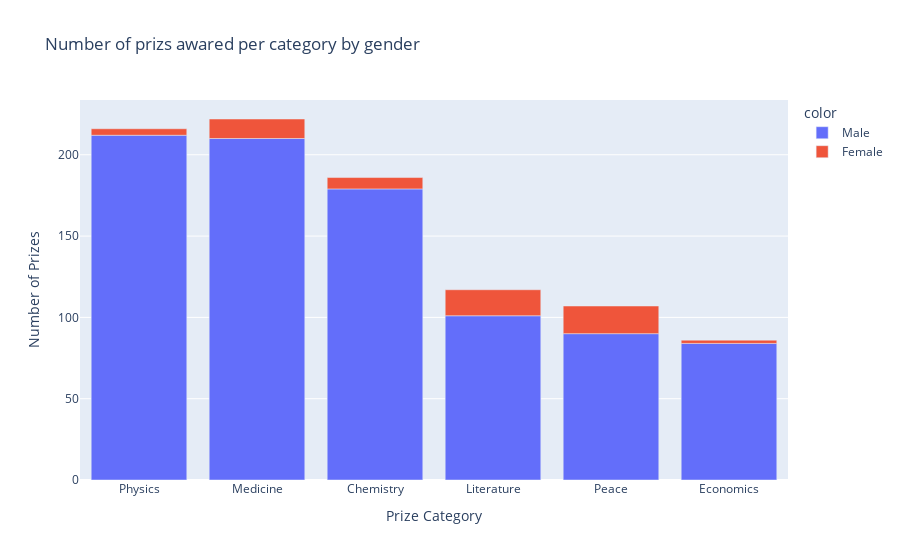

The notebook cell this image was saved under:
### Markdown cell above
# Male and Female Winners by Category

**Challenge**: Create a [plotly bar chart](https://plotly.com/python/bar-charts/) that shows the split between men and women by category. 
* Hover over the bar chart. How many prizes went to women in Literature compared to Physics?

<img src=https://i.imgur.com/od8TfOp.png width=650>

### Code cell
men_and_women = df_data.groupby(['category', 'sex'],
                                as_index=False).agg({'prize': pd.Series.count})
men_and_women.sort_values('prize', ascending=False, inplace=True)
men_and_women.head(10)

v_bar_sex = px.bar (
    x = men_and_women.category,
    y = men_and_women.prize,
    color = men_and_women.sex,
    title="Number of prizs awared per category by gender",
)

v_bar_sex.update_layout (xaxis_title = 'Prize Category',
                         yaxis_title = 'Number of Prizes',
                         bargap = 0.1,
                         bargroupgap = 0.1
                         )

v_bar_sex.show()

### Figure 1 — Plotly figure (JSON) as saved in the notebook; plotly's stock layout.template omitted (floating-point values rounded to 4 significant figures)
{"data": [{"alignmentgroup": "True", "hovertemplate": "color=Male<br>x=%{x}<br>y=%{y}<extra></extra>", "legendgroup": "Male", "marker": {"color": "#636efa", "pattern": {"shape": ""}}, "name": "Male", "offsetgroup": "Male", "orientation": "v", "showlegend": true, "textposition": "auto", "type": "bar", "x": ["Physics", "Medicine", "Chemistry", "Literature", "Peace", "Economics"], "xaxis": "x", "y": [212, 210, 179, 101, 90, 84], "yaxis": "y"}, {"alignmentgroup": "True", "hovertemplate": "color=Female<br>x=%{x}<br>y=%{y}<extra></extra>", "legendgroup": "Female", "marker": {"color": "#EF553B", "pattern": {"shape": ""}}, "name": "Female", "offsetgroup": "Female", "orientation": "v", "showlegend": true, "textposition": "auto", "type": "bar", "x": ["Peace", "Literature", "Medicine", "Chemistry", "Physics", "Economics"], "xaxis": "x", "y": [17, 16, 12, 7, 4, 2], "yaxis": "y"}], "layout": {"bargap": 0.1, "bargroupgap": 0.1, "barmode": "relative", "legend": {"title": {"text": "color"}, "tracegroupgap": 0}, "title": {"text": "Number of prizs awared per category by gender"}, "xaxis": {"anchor": "y", "domain": [0, 1], "title": {"text": "Prize Category"}}, "yaxis": {"anchor": "x", "domain": [0, 1], "title": {"text": "Number of Prizes"}}}}
